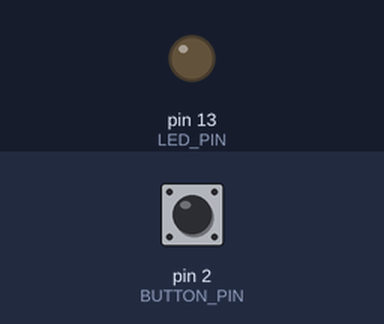
This sketch was run on a simulated Arduino Uno, built with avr-gcc and run on an emulated ATmega328P. On the bench: output pins drawn as LEDs (lit = HIGH). Inputs (shaded band) come from the test bench; at power-on: pin 2 (BUTTON_PIN) HIGH.

Above: at 1.2 s.
1.3 s: pin 2 (BUTTON_PIN) pulled LOW for 1 s
At 2.54 s:
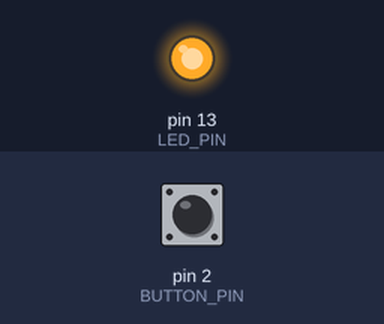
Timing chart, 0 to 10.3 s (numbered marks = the images above; inputs shaded):
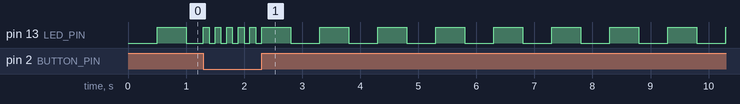

The sketch:

blink_button.ino
```cpp
// blink_button.ino
// GPIO setup:
//   D2 (PD2) = INPUT_PULLUP (external button, active-low)
//   D13 (PB5) = OUTPUT (LED)
//
// Behavior:
//   - When button is held (D2 reads LOW): LED toggles every 100 ms
//   - When button is released (D2 reads HIGH): LED toggles every 500 ms
//   - At startup: LED is OFF (D13 drives LOW initially)
//
// Implementation: Uses millis()-based non-blocking timing

const int BUTTON_PIN = 2;  // D2, PD2
const int LED_PIN = 13;    // D13, PB5

const unsigned long HELD_INTERVAL = 100;   // ms, when button is held
const unsigned long RELEASED_INTERVAL = 500; // ms, when button is released

unsigned long lastToggle = 0;
bool ledState = LOW;  // LED starts OFF

void setup() {
  pinMode(BUTTON_PIN, INPUT_PULLUP);
  pinMode(LED_PIN, OUTPUT);
  digitalWrite(LED_PIN, ledState);  // Ensure LED is OFF at startup
  lastToggle = millis();
}

void loop() {
  unsigned long now = millis();

  // Determine button state
  bool buttonPressed = (digitalRead(BUTTON_PIN) == LOW);

  // Select interval based on button state
  unsigned long interval = buttonPressed ? HELD_INTERVAL : RELEASED_INTERVAL;

  // Check if it's time to toggle
  if ((now - lastToggle) >= interval) {
    ledState = !ledState;
    digitalWrite(LED_PIN, ledState);
    lastToggle = now;
  }
}
```
